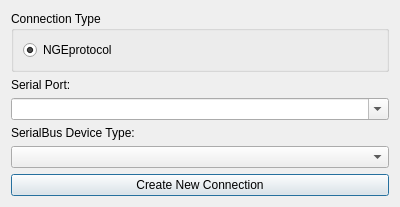
<?xml version="1.0" encoding="UTF-8"?>
<ui version="4.0">
 <class>NewConnectionDialog</class>
 <widget class="QDialog" name="NewConnectionDialog">
  <property name="geometry">
   <rect>
    <x>0</x>
    <y>0</y>
    <width>400</width>
    <height>150</height>
   </rect>
  </property>
  <property name="windowTitle">
   <string>New Connection - NGE Protocol</string>
  </property>
  <layout class="QVBoxLayout" name="verticalLayout">
   <item>
    <widget class="QGroupBox" name="gbType">
     <property name="title">
      <string>Connection Type</string>
     </property>
     <layout class="QGridLayout" name="gridLayout">
      <item row="0" column="0">
       <widget class="QRadioButton" name="rbNgeProtocol">
        <property name="text">
         <string>NGEprotocol</string>
        </property>
        <property name="checked">
         <bool>true</bool>
        </property>
       </widget>
      </item>
     </layout>
    </widget>
   </item>
   <item>
    <widget class="QLabel" name="lPort">
     <property name="text">
      <string>Serial Port:</string>
     </property>
    </widget>
   </item>
   <item>
    <widget class="QComboBox" name="cbPort">
     <property name="editable">
      <bool>true</bool>
     </property>
    </widget>
   </item>
   <item>
    <widget class="QLabel" name="lblDeviceType">
     <property name="text">
      <string>SerialBus Device Type:</string>
     </property>
     <property name="visible">
      <bool>false</bool>
     </property>
    </widget>
   </item>
   <item>
    <widget class="QComboBox" name="cbDeviceType">
     <property name="visible">
      <bool>false</bool>
     </property>
    </widget>
   </item>
   <item>
    <spacer name="verticalSpacer">
     <property name="orientation">
      <enum>Qt::Vertical</enum>
     </property>
     <property name="sizeHint" stdset="0">
      <size>
       <width>20</width>
       <height>40</height>
      </size>
     </property>
    </spacer>
   </item>
   <item>
    <widget class="QPushButton" name="btnOK">
     <property name="text">
      <string>Create New Connection</string>
     </property>
    </widget>
   </item>
  </layout>
 </widget>
 <resources/>
 <connections/>
</ui>
